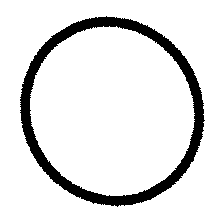
%> input picture 2425/datasets/start/circle/circle-start-0.png, 224 x 224 px; its folder holds only this picture in this run
$ octave alinea_c_ii.m   (GNU Octave 9; MATLAB toolbox functions it lacks are replaced by stand-ins)
%> lines starting %> are read from the running program, lines starting %| are printed output that depends on the picture; in (x1, y1, x2, y2) boxes, pixels count from 0 and x2, y2 are one past the last pixel; in counts of white or black regions, pixels touching at a corner belong together; the program's own positions count from 1
### 2425/src/carregarImagens.m
function [X, Y] = carregarImagens(pathBase, classes, imgSize)
    numClasses = numel(classes);
    X = [];
    Y = [];
    for i = 1:numClasses
        folder = fullfile(pathBase, classes{i});
        imgs = dir(fullfile(folder, '*.png'));
        for j = 1:length(imgs)
            imgPath = fullfile(folder, imgs(j).name);
            img = imread(imgPath);
            img = imbinarize(rgb2gray(img));
            img = imresize(img, imgSize);
            X = [X, double(img(:))];
            Y = [Y, double(full(ind2vec(i, numClasses)))];
        end
    end
end

### 2425/src/alinea_c_ii.m
tempoInicioScript = tic;

% Definição de parâmetros
pathStart = '../datasets/start/';
pathTrain = '../datasets/train/';
pathTest = '../datasets/test/';
classes = {'circle', 'kite', 'parallelogram', 'square', 'trapezoid', 'triangle'};
imgSize = [32 32];
pastaResultados = '../resultados_estudo_ii/';

if ~exist(pastaResultados, 'dir')
    mkdir(pastaResultados);
end

% Carregar dados de todas as pastas
[Xstart, Ystart] = carregarImagens(pathStart, classes, imgSize);
%> in carregarImagens, img is the input picture: size 224x224x3 uint8; 89.2% white; 1 black region, box (x1, y1, x2, y2) and area: (20, 16, 205, 207) 5440
%> in carregarImagens, `img = imresize(img, imgSize);`:
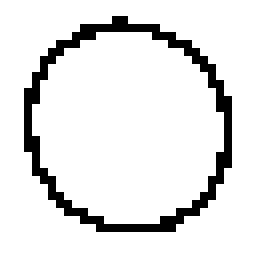
%> img: size 32x32 logical (shown 8 times larger); 89.5% white; black in thin lines or dots, all inside (x1, y1, x2, y2) = (3, 2, 29, 29)
%> in carregarImagens, `X = [X, double(img(:))];`: X = 1024 values, max 1 at index 1, min 0 at index 108, mean 0.895
%> pass 2 of the loop in carregarImagens, `for i = 1:numClasses`:
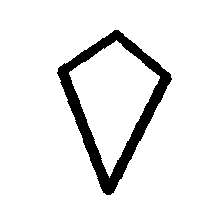
%> input picture 2425/datasets/start/kite/kite-start-2.png, 224 x 224 px
%> in carregarImagens, img is the input picture: size 224x224x3 uint8; 92.2% white; 1 black region, box (x1, y1, x2, y2) and area: (57, 30, 172, 195) 3912
%> in carregarImagens, `img = imresize(img, imgSize);`:
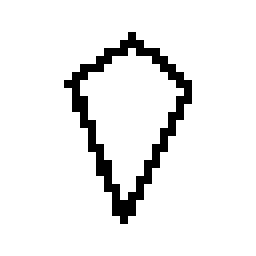
%> img: size 32x32 logical (shown 8 times larger); 92.6% white; black in thin lines or dots, all inside (x1, y1, x2, y2) = (8, 4, 24, 28)
%> X = 1024 rows, first 12: [1 1; 1 1; 1 1; 1 1; 1 1; 1 1; 1 1; 1 1; 1 1; 1 1; 1 1; 1 1]
[Xtrain, Ytrain] = carregarImagens(pathTrain, classes, imgSize);
%> pass 2 of the loop in carregarImagens, `for i = 1:numClasses`:
[Xtest, Ytest] = carregarImagens(pathTest, classes, imgSize);
%> pass 2 of the loop in carregarImagens, `for i = 1:numClasses`:

Xstart = Xstart / 255.0;
Xtrain = Xtrain / 255.0;
Xtest = Xtest / 255.0;

pastas = dir('../redes_gravadas/estudoNNN');

% Tabela para armazenar resultados
resultados = table('Size', [0, 7], 'VariableTypes', {'string', 'double', 'double', 'double', 'double', 'double', 'double'}, ...
                   'VariableNames', {'Rede', 'PrecisaoTreino', 'PrecisaoValidacao', 'PrecisaoStart', 'PrecisaoTrain', 'PrecisaoTest', 'TempoTreino'});

for j = 1:length(pastas)
    pastaRedes = fullfile(pastas(j).folder, pastas(j).name);
    ficheirosRedes = dir(fullfile(pastaRedes, 'rede_melhor_*.mat'));

    for i = 1:length(ficheirosRedes)
        nomeRede = ficheirosRedes(i).name;
        pathRede = fullfile(pastaRedes, nomeRede);
        []
        dados = load(pathRede);
        redeOriginal = dados.net;

        % Extrair a topologia da rede original
        config = [];
        for camada = 1:length(redeOriginal.layers)
            if isa(redeOriginal.layers{camada}, 'nnet.layer.FclayerClass')
                config = [config, redeOriginal.layers{camada}.dimensions];
            end
        end

        nomeNovaRede = sprintf('rede_test_%d', i);
        novaRede = feedforwardnet(config);

        % Treinar a nova rede apenas com imagens da pasta test
        fprintf('Treinando rede com imagens da pasta test...\n');
        tempoInicioTreino = tic;
        [novaRede, tr] = train(novaRede, Xtest, Ytest);
        tempoTreino = toc(tempoInicioTreino);

        % Calcular precisão real de treino
        outputsTreino = novaRede(Xtest(:, tr.trainInd));
        [~, predsTreino] = max(outputsTreino, [], 1);
        [~, reaisTreino] = max(Ytest(:, tr.trainInd), [], 1);
        precisaoTreino = sum(predsTreino == reaisTreino) / numel(reaisTreino) * 100;

        % Calcular precisão real de validação
        outputsVal = novaRede(Xtest(:, tr.valInd));
        [~, predsVal] = max(outputsVal, [], 1);
        [~, reaisVal] = max(Ytest(:, tr.valInd), [], 1);
        precisaoVal = sum(predsVal == reaisVal) / numel(reaisVal) * 100;

        % Avaliar a rede nos três conjuntos
        fprintf('Avaliando rede com imagens da pasta start...\n');
        saidasStart = novaRede(Xstart);
        [~, predicoesStart] = max(saidasStart, [], 1);
        [~, reaisStart] = max(Ystart, [], 1);
        precisaoStart = sum(predicoesStart == reaisStart) / numel(reaisStart) * 100;

        fprintf('Avaliando rede com imagens da pasta train...\n');
        saidasTrain = novaRede(Xtrain);
        [~, predicoesTrain] = max(saidasTrain, [], 1);
        [~, reaisTrain] = max(Ytrain, [], 1);
        precisaoTrain = sum(predicoesTrain == reaisTrain) / numel(reaisTrain) * 100;

        fprintf('Avaliando rede com imagens da pasta test...\n');
        saidasTest = novaRede(Xtest);
        [~, predicoesTest] = max(saidasTest, [], 1);
        [~, reaisTest] = max(Ytest, [], 1);
        precisaoTest = sum(predicoesTest == reaisTest) / numel(reaisTest) * 100;

        matrizConfusao = calcularMatrizConfusao(predicoesTest, reaisTest, length(classes));

        fprintf('\nResultados para rede %s:\n', nomeNovaRede);
        fprintf('-> Precisão de treino: %.2f%%\n', precisaoTreino);
        fprintf('-> Precisão de validação: %.2f%%\n', precisaoVal);
        fprintf('-> Precisão com pasta start: %.2f%%\n', precisaoStart);
        fprintf('-> Precisão com pasta train: %.2f%%\n', precisaoTrain);
        fprintf('-> Precisão com pasta test: %.2f%%\n', precisaoTest);
        fprintf('-> Tempo de treino: %.2f segundos\n', tempoTreino);

        novaLinha = {nomeNovaRede, precisaoTreino, precisaoVal, ...
                     precisaoStart, precisaoTrain, precisaoTest, tempoTreino};
        resultados = [resultados; novaLinha];

        pathGuardarRede = fullfile(pastaResultados, sprintf('%s.mat', nomeNovaRede));
        net = novaRede;
        save(pathGuardarRede, 'net');

        % Plot da matriz de confusão
        h = figure;
        plotConfusionMatrix(matrizConfusao, classes);
        title(sprintf('Matriz de Confusão - %s', nomeNovaRede));
        saveas(h, fullfile(pastaResultados, sprintf('conf_matrix_%s.png', nomeNovaRede)));
        close(h);

        % Plot da curva de treino
        h = figure;
        plotperform(tr);
        title(sprintf('Desempenho - %s', nomeNovaRede));
        saveas(h, fullfile(pastaResultados, sprintf('performance_%s.png', nomeNovaRede)));
        close(h);
    end
end

writetable(resultados, fullfile(pastaResultados, 'resultados_estudo_ii.csv'));

fprintf('Total de redes avaliadas: %d\n', height(resultados));

% Calcular médias das precisões
%> (the run ends here)
